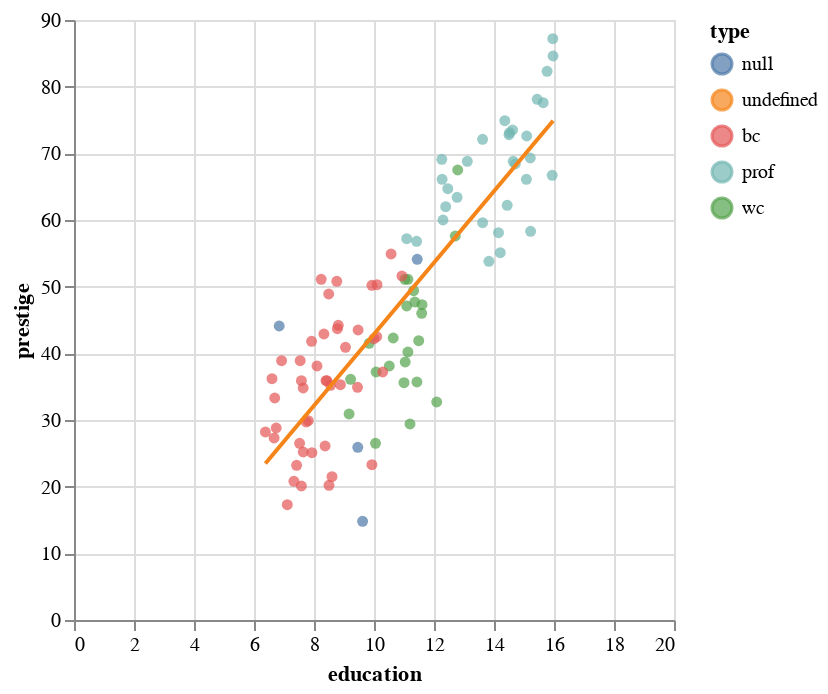

The notebook cell saved with this chart:
### Code cell
chart = alt.Chart(df).mark_circle().encode(
    x= alt.X('education',scale=alt.Scale(domain=[0, 20])),
    y='prestige',
    color='type',
    tooltip=['income'],
)
chart+chart.transform_regression('education','prestige').mark_line()

### Figure 1 — Vega-Lite specification as saved in the notebook (floating-point values rounded to 4 significant figures)
{"config": {"view": {"continuousWidth": 300, "continuousHeight": 300}}, "layer": [{"mark": {"type": "circle"}, "encoding": {"color": {"field": "type", "type": "nominal"}, "tooltip": [{"field": "income", "type": "quantitative"}], "x": {"field": "education", "scale": {"domain": [0, 20]}, "type": "quantitative"}, "y": {"field": "prestige", "type": "quantitative"}}}, {"mark": {"type": "line"}, "encoding": {"color": {"field": "type", "type": "nominal"}, "tooltip": [{"field": "income", "type": "quantitative"}], "x": {"field": "education", "scale": {"domain": [0, 20]}, "type": "quantitative"}, "y": {"field": "prestige", "type": "quantitative"}}, "transform": [{"on": "education", "regression": "prestige"}]}], "data": {"name": "data-6a22ce1ee912eff56ccfda5c76891c8a"}, "$schema": "https://vega.github.io/schema/vega-lite/v5.8.0.json", "datasets": {"data-6a22ce1ee912eff56ccfda5c76891c8a": [{"job": "gov.administrators", "education": 13.11, "income": 12351, "women": 11.16, "prestige": 68.8, "census": 1113, "type": "prof"}, {"job": "general.managers", "education": 12.26, "income": 25879, "women": 4.02, "prestige": 69.1, "census": 1130, "type": "prof"}, {"job": "accountants", "education": 12.77, "income": 9271, "women": 15.7, "prestige": 63.4, "census": 1171, "type": "prof"}, {"job": "purchasing.officers", "education": 11.42, "income": 8865, "women": 9.11, "prestige": 56.8, "census": 1175, "type": "prof"}, {"job": "chemists", "education": 14.62, "income": 8403, "women": 11.68, "prestige": 73.5, "census": 2111, "type": "prof"}, {"job": "physicists", "education": 15.64, "income": 11030, "women": 5.13, "prestige": 77.6, "census": 2113, "type": "prof"}, {"job": "biologists", "education": 15.09, "income": 8258, "women": 25.65, "prestige": 72.6, "census": 2133, "type": "prof"}, {"job": "architects", "education": 15.44, "income": 14163, "women": 2.69, "prestige": 78.1, "census": 2141, "type": "prof"}, {"job": "civil.engineers", "education": 14.52, "income": 11377, "women": 1.03, "prestige": 73.1, "census": 2143, "type": "prof"}, {"job": "mining.engineers", "education": 14.64, "income": 11023, "women": 0.94, "prestige": 68.8, "census": 2153, "type": "prof"}, {"job": "surveyors", "education": 12.39, "income": 5902, "women": 1.91, "prestige": 62.0, "census": 2161, "type": "prof"}, {"job": "draughtsmen", "education": 12.3, "income": 7059, "women": 7.83, "prestige": 60.0, "census": 2163, "type": "prof"}, {"job": "computer.programers", "education": 13.83, "income": 8425, "women": 15.33, "prestige": 53.8, "census": 2183, "type": "prof"}, {"job": "economists", "education": 14.44, "income": 8049, "women": 57.31, "prestige": 62.2, "census": 2311, "type": "prof"}, {"job": "psychologists", "education": 14.36, "income": 7405, "women": 48.28, "prestige": 74.9, "census": 2315, "type": "prof"}, {"job": "social.workers", "education": 14.21, "income": 6336, "women": 54.77, "prestige": 55.1, "census": 2331, "type": "prof"}, {"job": "lawyers", "education": 15.77, "income": 19263, "women": 5.13, "prestige": 82.3, "census": 2343, "type": "prof"}, {"job": "librarians", "education": 14.15, "income": 6112, "women": 77.1, "prestige": 58.1, "census": 2351, "type": "prof"}, {"job": "vocational.counsellors", "education": 15.22, "income": 9593, "women": 34.89, "prestige": 58.3, "census": 2391, "type": "prof"}, {"job": "ministers", "education": 14.5, "income": 4686, "women": 4.14, "prestige": 72.8, "census": 2511, "type": "prof"}, {"job": "university.teachers", "education": 15.97, "income": 12480, "women": 19.59, "prestige": 84.6, "census": 2711, "type": "prof"}, {"job": "primary.school.teachers", "education": 13.62, "income": 5648, "women": 83.78, "prestige": 59.6, "census": 2731, "type": "prof"}, {"job": "secondary.school.teachers", "education": 15.08, "income": 8034, "women": 46.8, "prestige": 66.1, "census": 2733, "type": "prof"}, {"job": "physicians", "education": 15.96, "income": 25308, "women": 10.56, "prestige": 87.2, "census": 3111, "type": "prof"}, {"job": "veterinarians", "education": 15.94, "income": 14558, "women": 4.32, "prestige": 66.7, "census": 3115, "type": "prof"}, {"job": "osteopaths.chiropractors", "education": 14.71, "income": 17498, "women": 6.91, "prestige": 68.4, "census": 3117, "type": "prof"}, {"job": "nurses", "education": 12.46, "income": 4614, "women": 96.12, "prestige": 64.7, "census": 3131, "type": "prof"}, {"job": "nursing.aides", "education": 9.45, "income": 3485, "women": 76.14, "prestige": 34.9, "census": 3135, "type": "bc"}, {"job": "physio.therapsts", "education": 13.62, "income": 5092, "women": 82.66, "prestige": 72.1, "census": 3137, "type": "prof"}, {"job": "pharmacists", "education": 15.21, "income": 10432, "women": 24.71, "prestige": 69.3, "census": 3151, "type": "prof"}, {"job": "medical.technicians", "education": 12.79, "income": 5180, "women": 76.04, "prestige": 67.5, "census": 3156, "type": "wc"}, {"job": "commercial.artists", "education": 11.09, "income": 6197, "women": 21.03, "prestige": 57.2, "census": 3314, "type": "prof"}, {"job": "radio.tv.announcers", "education": 12.71, "income": 7562, "women": 11.15, "prestige": 57.6, "census": 3337, "type": "wc"}, {"job": "athletes", "education": 11.44, "income": 8206, "women": 8.13, "prestige": 54.1, "census": 3373, "type": null}, {"job": "secretaries", "education": 11.59, "income": 4036, "women": 97.51, "prestige": 46.0, "census": 4111, "type": "wc"}, {"job": "typists", "education": 11.49, "income": 3148, "women": 95.97, "prestige": 41.9, "census": 4113, "type": "wc"}, {"job": "bookkeepers", "education": 11.32, "income": 4348, "women": 68.24, "prestige": 49.4, "census": 4131, "type": "wc"}, {"job": "tellers.cashiers", "education": 10.64, "income": 2448, "women": 91.76, "prestige": 42.3, "census": 4133, "type": "wc"}, {"job": "computer.operators", "education": 11.36, "income": 4330, "women": 75.92, "prestige": 47.7, "census": 4143, "type": "wc"}, {"job": "shipping.clerks", "education": 9.17, "income": 4761, "women": 11.37, "prestige": 30.9, "census": 4153, "type": "wc"}, {"job": "file.clerks", "education": 12.09, "income": 3016, "women": 83.19, "prestige": 32.7, "census": 4161, "type": "wc"}, {"job": "receptionsts", "education": 11.04, "income": 2901, "women": 92.86, "prestige": 38.7, "census": 4171, "type": "wc"}, {"job": "mail.carriers", "education": 9.22, "income": 5511, "women": 7.62, "prestige": 36.1, "census": 4172, "type": "wc"}, {"job": "postal.clerks", "education": 10.07, "income": 3739, "women": 52.27, "prestige": 37.2, "census": 4173, "type": "wc"}, {"job": "telephone.operators", "education": 10.51, "income": 3161, "women": 96.14, "prestige": 38.1, "census": 4175, "type": "wc"}, {"job": "collectors", "education": 11.2, "income": 4741, "women": 47.06, "prestige": 29.4, "census": 4191, "type": "wc"}, {"job": "claim.adjustors", "education": 11.13, "income": 5052, "women": 56.1, "prestige": 51.1, "census": 4192, "type": "wc"}, {"job": "travel.clerks", "education": 11.43, "income": 6259, "women": 39.17, "prestige": 35.7, "census": 4193, "type": "wc"}, {"job": "office.clerks", "education": 11.0, "income": 4075, "women": 63.23, "prestige": 35.6, "census": 4197, "type": "wc"}, {"job": "sales.supervisors", "education": 9.84, "income": 7482, "women": 17.04, "prestige": 41.5, "census": 5130, "type": "wc"}, {"job": "commercial.travellers", "education": 11.13, "income": 8780, "women": 3.16, "prestige": 40.2, "census": 5133, "type": "wc"}, {"job": "sales.clerks", "education": 10.05, "income": 2594, "women": 67.82, "prestige": 26.5, "census": 5137, "type": "wc"}, {"job": "newsboys", "education": 9.62, "income": 918, "women": 7.0, "prestige": 14.8, "census": 5143, "type": null}, {"job": "service.station.attendant", "education": 9.93, "income": 2370, "women": 3.69, "prestige": 23.3, "census": 5145, "type": "bc"}, {"job": "insurance.agents", "education": 11.6, "income": 8131, "women": 13.09, "prestige": 47.3, "census": 5171, "type": "wc"}, {"job": "real.estate.salesmen", "education": 11.09, "income": 6992, "women": 24.44, "prestige": 47.1, "census": 5172, "type": "wc"}, {"job": "buyers", "education": 11.03, "income": 7956, "women": 23.88, "prestige": 51.1, "census": 5191, "type": "wc"}, {"job": "firefighters", "education": 9.47, "income": 8895, "women": 0.0, "prestige": 43.5, "census": 6111, "type": "bc"}, {"job": "policemen", "education": 10.93, "income": 8891, "women": 1.65, "prestige": 51.6, "census": 6112, "type": "bc"}, {"job": "cooks", "education": 7.74, "income": 3116, "women": 52.0, "prestige": 29.7, "census": 6121, "type": "bc"}, {"job": "bartenders", "education": 8.5, "income": 3930, "women": 15.51, "prestige": 20.2, "census": 6123, "type": "bc"}, {"job": "funeral.directors", "education": 10.57, "income": 7869, "women": 6.01, "prestige": 54.9, "census": 6141, "type": "bc"}, {"job": "babysitters", "education": 9.46, "income": 611, "women": 96.53, "prestige": 25.9, "census": 6147, "type": null}, {"job": "launderers", "education": 7.33, "income": 3000, "women": 69.31, "prestige": 20.8, "census": 6162, "type": "bc"}, {"job": "janitors", "education": 7.11, "income": 3472, "women": 33.57, "prestige": 17.3, "census": 6191, "type": "bc"}, {"job": "elevator.operators", "education": 7.58, "income": 3582, "women": 30.08, "prestige": 20.1, "census": 6193, "type": "bc"}, {"job": "farmers", "education": 6.84, "income": 3643, "women": 3.6, "prestige": 44.1, "census": 7112, "type": null}, {"job": "farm.workers", "education": 8.6, "income": 1656, "women": 27.75, "prestige": 21.5, "census": 7182, "type": "bc"}, {"job": "rotary.well.drillers", "education": 8.88, "income": 6860, "women": 0.0, "prestige": 35.3, "census": 7711, "type": "bc"}, {"job": "bakers", "education": 7.54, "income": 4199, "women": 33.3, "prestige": 38.9, "census": 8213, "type": "bc"}, {"job": "slaughterers.1", "education": 7.64, "income": 5134, "women": 17.26, "prestige": 25.2, "census": 8215, "type": "bc"}, {"job": "slaughterers.2", "education": 7.64, "income": 5134, "women": 17.26, "prestige": 34.8, "census": 8215, "type": "bc"}, {"job": "canners", "education": 7.42, "income": 1890, "women": 72.24, "prestige": 23.2, "census": 8221, "type": "bc"}, {"job": "textile.weavers", "education": 6.69, "income": 4443, "women": 31.36, "prestige": 33.3, "census": 8267, "type": "bc"}, {"job": "textile.labourers", "education": 6.74, "income": 3485, "women": 39.48, "prestige": 28.8, "census": 8278, "type": "bc"}, {"job": "tool.die.makers", "education": 10.09, "income": 8043, "women": 1.5, "prestige": 42.5, "census": 8311, "type": "bc"}, {"job": "machinists", "education": 8.81, "income": 6686, "women": 4.28, "prestige": 44.2, "census": 8313, "type": "bc"}, {"job": "sheet.metal.workers", "education": 8.4, "income": 6565, "women": 2.3, "prestige": 35.9, "census": 8333, "type": "bc"}, {"job": "welders", "education": 7.92, "income": 6477, "women": 5.17, "prestige": 41.8, "census": 8335, "type": "bc"}, {"job": "auto.workers", "education": 8.43, "income": 5811, "women": 13.62, "prestige": 35.9, "census": 8513, "type": "bc"}, {"job": "aircraft.workers", "education": 8.78, "income": 6573, "women": 5.78, "prestige": 43.7, "census": 8515, "type": "bc"}, {"job": "electronic.workers", "education": 8.76, "income": 3942, "women": 74.54, "prestige": 50.8, "census": 8534, "type": "bc"}, {"job": "radio.tv.repairmen", "education": 10.29, "income": 5449, "women": 2.92, "prestige": 37.2, "census": 8537, "type": "bc"}, {"job": "sewing.mach.operators", "education": 6.38, "income": 2847, "women": 90.67, "prestige": 28.2, "census": 8563, "type": "bc"}, {"job": "auto.repairmen", "education": 8.1, "income": 5795, "women": 0.81, "prestige": 38.1, "census": 8581, "type": "bc"}, {"job": "aircraft.repairmen", "education": 10.1, "income": 7716, "women": 0.78, "prestige": 50.3, "census": 8582, "type": "bc"}, {"job": "railway.sectionmen", "education": 6.67, "income": 4696, "women": 0.0, "prestige": 27.3, "census": 8715, "type": "bc"}, {"job": "electrical.linemen", "education": 9.05, "income": 8316, "women": 1.34, "prestige": 40.9, "census": 8731, "type": "bc"}, {"job": "electricians", "education": 9.93, "income": 7147, "women": 0.99, "prestige": 50.2, "census": 8733, "type": "bc"}, {"job": "construction.foremen", "education": 8.24, "income": 8880, "women": 0.65, "prestige": 51.1, "census": 8780, "type": "bc"}, {"job": "carpenters", "education": 6.92, "income": 5299, "women": 0.56, "prestige": 38.9, "census": 8781, "type": "bc"}, {"job": "masons", "education": 6.6, "income": 5959, "women": 0.52, "prestige": 36.2, "census": 8782, "type": "bc"}, {"job": "house.painters", "education": 7.81, "income": 4549, "women": 2.46, "prestige": 29.9, "census": 8785, "type": "bc"}, {"job": "plumbers", "education": 8.33, "income": 6928, "women": 0.61, "prestige": 42.9, "census": 8791, "type": "bc"}, {"job": "construction.labourers", "education": 7.52, "income": 3910, "women": 1.09, "prestige": 26.5, "census": 8798, "type": "bc"}, {"job": "pilots", "education": 12.27, "income": 14032, "women": 0.58, "prestige": 66.1, "census": 9111, "type": "prof"}, {"job": "train.engineers", "education": 8.49, "income": 8845, "women": 0.0, "prestige": 48.9, "census": 9131, "type": "bc"}, {"job": "bus.drivers", "education": 7.58, "income": 5562, "women": 9.47, "prestige": 35.9, "census": 9171, "type": "bc"}, {"job": "taxi.drivers", "education": 7.93, "income": 4224, "women": 3.59, "prestige": 25.1, "census": 9173, "type": "bc"}, {"job": "longshoremen", "education": 8.37, "income": 4753, "women": 0.0, "prestige": 26.1, "census": 9313, "type": "bc"}, {"job": "typesetters", "education": 10.0, "income": 6462, "women": 13.58, "prestige": 42.2, "census": 9511, "type": "bc"}, {"job": "bookbinders", "education": 8.55, "income": 3617, "women": 70.87, "prestige": 35.2, "census": 9517, "type": "bc"}]}}
